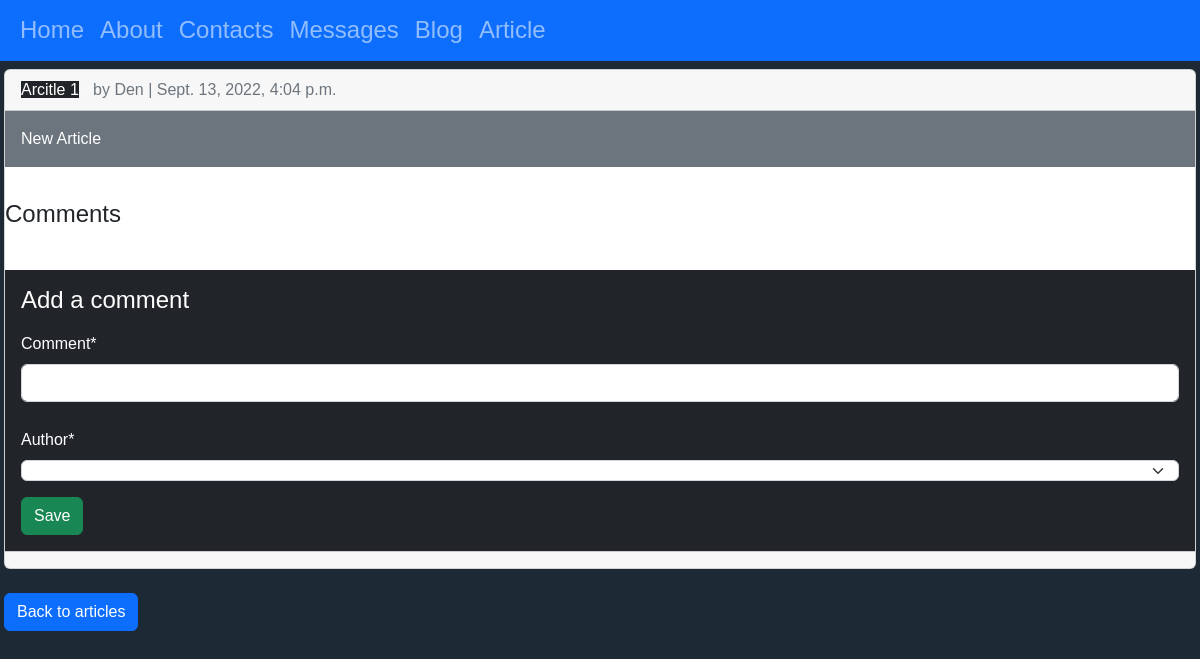
The page /articles/article/1/ on the database as committed earlier.
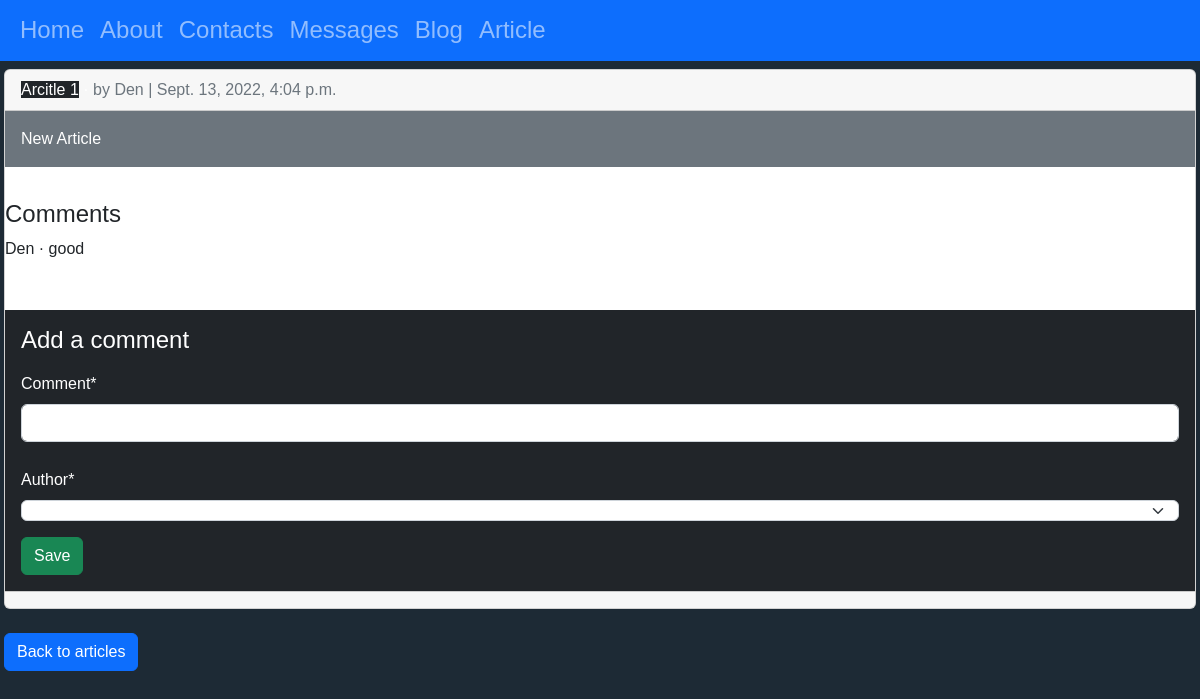
The same page on the database as committed later.
### articles/models.py (models this page shows, shortened)
class Comment(models.Model):
    article = models.ForeignKey(Article, on_delete=models.CASCADE)
    comment = models.CharField(max_length=140)
    date = models.DateTimeField(auto_now_add=True)
    author = models.ForeignKey("auth.User", on_delete=models.CASCADE)
    def __str__(self):
        return self.comment

### articles/views.py (the view, shortened to what this page needs)
# urls.py: path("article/<int:pk>/", ArticleDetailView.as_view(), name = "article_detail"),
class ArticleDetailView(View):
    def get(self, request, *args, **kwargs):
        view = CommentGet.as_view()
        return view(request, *args, **kwargs)

### articles/forms.py
class CommentForm(forms.ModelForm):
    class Meta:
        model = Comment
        fields = ("comment", "author")

### articles/views.py (called while the page is built)
    def get_context_data(self, **kwargs):
        context = super().get_context_data(**kwargs)
        context["form"] = CommentForm()
        return context

### templates/article_detail.html (shortened to what this page needs)
{% extends "base.html" %}
{% load crispy_forms_tags %}
{% block content %}
<div class="card">
    <div class="card-header">
        <span class="font-weight-bold bg-dark">{{ article.title }}</span> &middot;
        <span class="text-muted">by {{ article.author }} |
            {{ article.date }}</span>
    </div>
    <div class="card-body bg-secondary">
        {{ article.body }}
    </div>
    <hr>
    <h4 class="text-dark">Comments</h4>
    {% for comment in article.comment_set.all %}
    <p class="text-dark">{{ comment.author }} &middot; {{ comment }}</p>
    {% endfor %}
    <hr>
    <div class="bg-dark p-3">
        <h4>Add a comment</h4>
        <form action="" method="post">
            {{ form|crispy }}
            <button class="btn btn-success ml-2" type="submit">Save</button>
        </form>
    </div>
    <div class="card-footer text-center text-muted">
    </div>
</div>
<br />
<a href="{% url 'article_list' %}" class="btn btn-primary">Back to articles</a>
{% endblock content %}

Rows that differ between the two databases and show on the page:
added Comment: author "Den", comment "good"
